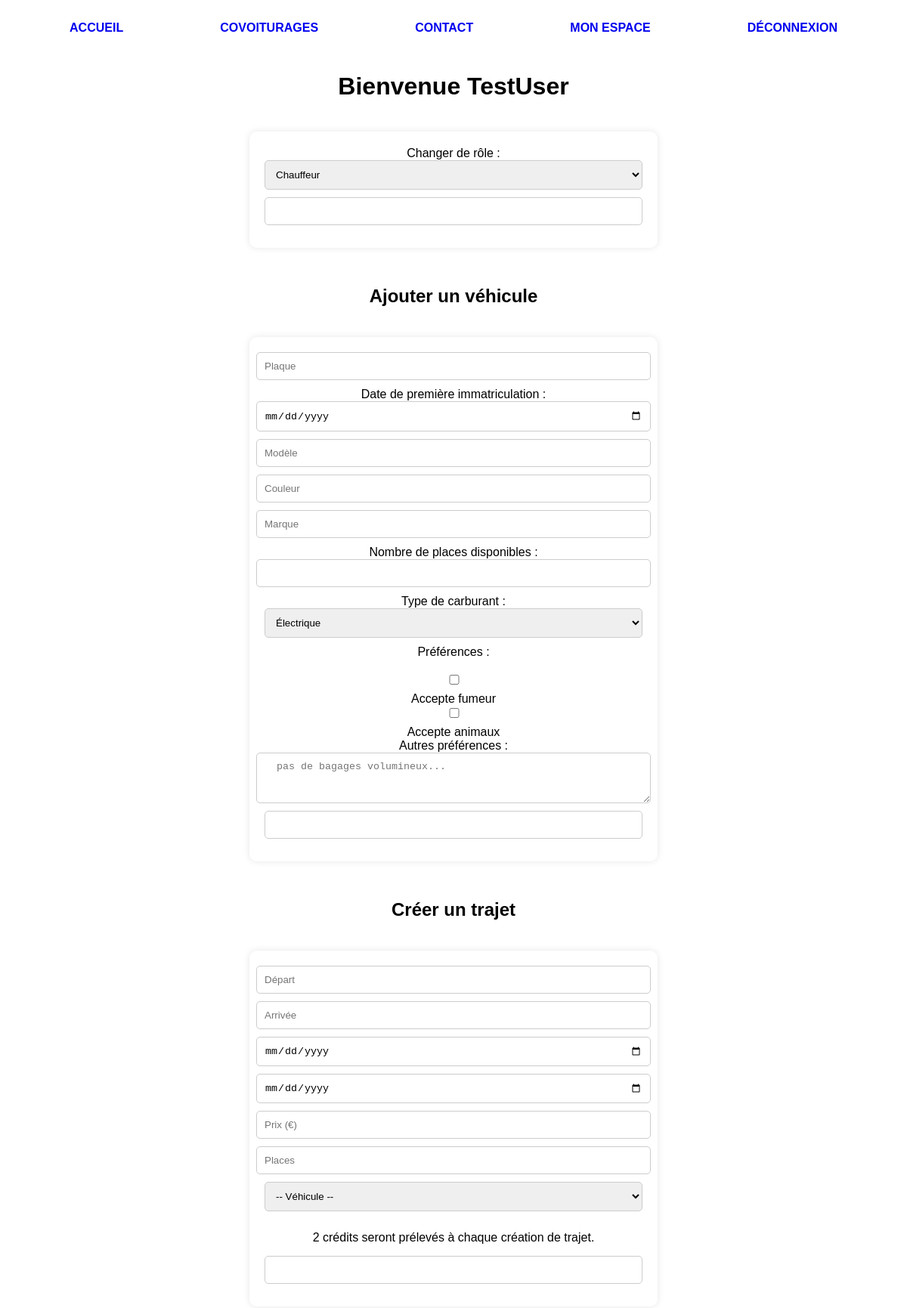
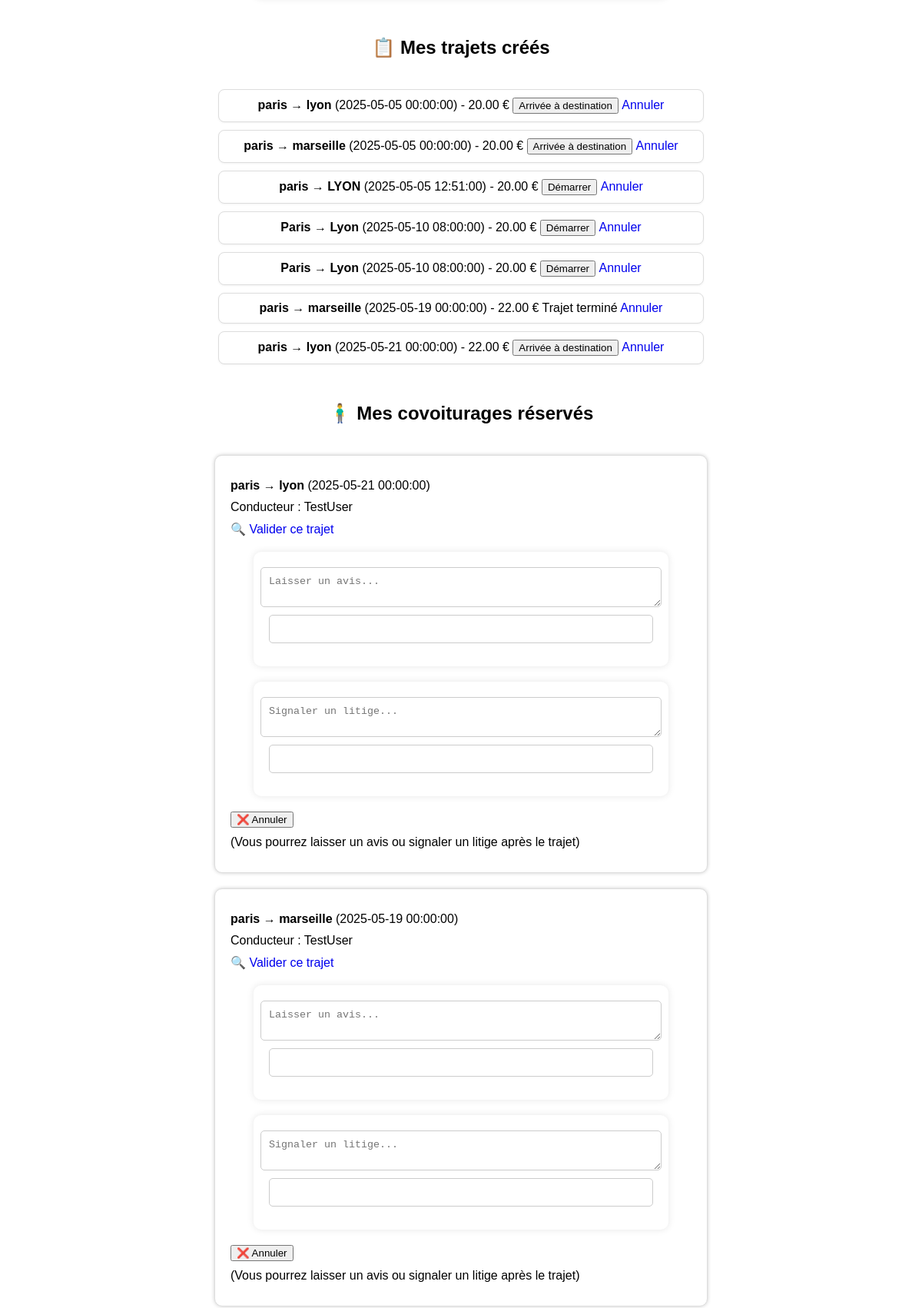
/pages/user-space.php (signed in, upper part), run on the app's committed database (2 pictures, top to bottom).
### tables this page shows
CREATE TABLE `rides` (
  `id` int NOT NULL,
  `user_id` int NOT NULL,
  `vehicle_id` int NOT NULL,
  `depart` varchar(100) NOT NULL,
  `arrivee` varchar(100) NOT NULL,
  `date_depart` datetime NOT NULL,
  `date_arrivee` datetime NOT NULL,
  `prix` decimal(5,2) NOT NULL,
  `places` int NOT NULL,
  `ecologique` tinyint(1) DEFAULT '0',
  `statut` enum('en attente','en cours','terminé') DEFAULT 'en attente',
  `duree` int DEFAULT '0'
);

CREATE TABLE `users` (
  `id` int NOT NULL,
  `pseudo` varchar(50) NOT NULL,
  `email` varchar(100) NOT NULL,
  `password` varchar(255) NOT NULL,
  `credits` int DEFAULT '20',
  `role` varchar(20) DEFAULT 'utilisateur',
  `created_at` timestamp NULL DEFAULT CURRENT_TIMESTAMP,
  `actif` tinyint(1) DEFAULT '1'
);

### pages/user-space.php (the view, shortened to what this page needs)
<?php
require_once('../models/db.php');
$stmt = $pdo->prepare("SELECT rides.*, vehicles.marque, vehicles.modele
    FROM rides INNER JOIN vehicles ON rides.vehicle_id = vehicles.id
    WHERE rides.user_id = :user_id ORDER BY rides.date_depart");
$stmt->execute([':user_id' => $_SESSION['user_id']]);
$rides = $stmt->fetchAll();
$stmt = $pdo->prepare("SELECT rides.*, vehicles.marque, vehicles.modele, users.id AS chauffeur_id, users.pseudo AS conducteur
    FROM participants
    INNER JOIN rides ON participants.ride_id = rides.id
    INNER JOIN vehicles ON rides.vehicle_id = vehicles.id
    INNER JOIN users ON rides.user_id = users.id
    WHERE participants.user_id = :user_id
    ORDER BY rides.date_arrivee DESC");
$stmt->execute([':user_id' => $_SESSION['user_id']]);
$reserved_rides = $stmt->fetchAll();
?>
<!DOCTYPE html>
<html lang="fr">
<head>
    <link rel="stylesheet" href="/Assets/css/user-space.css">
</head>
<body>
<?php include('../includes/nav.php'); ?>
<main>
    <h1>Bienvenue <?= htmlspecialchars($_SESSION['pseudo']) ?></h1>
    <form method="post" class="form-user-space">
        <label>Changer de rôle :</label>
        <select name="role" required>
            <option value="chauffeur" <?= $_SESSION['role']=='chauffeur'?'selected':'' ?>>Chauffeur</option>
        </select>
        <button type="submit">Mettre à jour</button>
    </form>
    <?php if ($_SESSION['role'] !== 'passager'): ?>
       <h2> Ajouter un véhicule</h2>
<form method="post" class="form-user-space">
    <input name="plaque" placeholder="Plaque" required>
    <label>Date de première immatriculation :</label>
    <input type="date" name="immat_date" required>
    <input name="modele" placeholder="Modèle" required>
    <input name="couleur" placeholder="Couleur" required>
    <input name="marque" placeholder="Marque" required>
    <label>Nombre de places disponibles :</label>
    <input type="number" name="places" min="1" required>
    <label>Type de carburant :</label>
    <select name="energie" required>
        <option value="électrique">Électrique</option>
    </select>
    <label>Préférences :</label><br>
    <input type="checkbox" name="fumeur" value="1"> Accepte fumeur<br>
    <input type="checkbox" name="animal" value="1"> Accepte animaux<br>
    <label>Autres préférences :</label>
    <textarea name="preferences" placeholder="  pas de bagages volumineux..." rows="3"></textarea>
    <button type="submit" name="submit_vehicle">Ajouter</button>
</form>
        <h2>Créer un trajet</h2>
        <form method="post" class="form-user-space">
            <input name="depart" placeholder="Départ" required>
            <input name="arrivee" placeholder="Arrivée" required>
            <input type="date" name="date_depart" required>
            <input type="date" name="date_arrivee" required>
            <input type="number" name="prix" placeholder="Prix (€)" required>
            <input type="number" name="places" placeholder="Places" required>
            <select name="vehicle_id" required>
                <option value="">-- Véhicule --</option>
            </select>
            <p s>  2 crédits seront prélevés à chaque création de trajet.</p>
            <button type="submit" name="submit_ride">Valider</button>
        </form>
    <?php endif; ?>
   <?php if (!empty($rides)): ?>
<h2>📋 Mes trajets créés</h2>
<ul>
  <?php foreach ($rides as $r): ?>
    <li class="trajet-box">
        <strong><?= $r['depart'] ?> → <?= $r['arrivee'] ?></strong> (<?= $r['date_depart'] ?>) - <?= $r['prix'] ?> €
        <?php if ($r['statut'] === 'en attente'): ?>
            <form method="post" action="start_ride.php" style="display:inline;">
                <button type="submit" class="admin-button green"> Démarrer</button>
            </form>
        <?php elseif ($r['statut'] === 'en cours'): ?>
            <form method="post" action="end_ride.php" style="display:inline;">
                <button type="submit" class="admin-button red"> Arrivée à destination</button>
            </form>
        <?php elseif ($r['statut'] === 'terminé'): ?>
            <span >Trajet terminé</span>
        <?php endif; ?>
        <a href="cancel_ride.php?ride_id=<?= $r['id'] ?>" class="admin-button red" onclick="return confirm('Êtes-vous sûr de vouloir annuler ce trajet ?');"> Annuler</a>
    </li>
<?php endforeach; ?>
</ul>
<?php endif; ?>
   <?php if (!empty($reserved_rides)): ?>
    <h2>🧍‍♂️ Mes covoiturages réservés</h2>
    <?php foreach ($reserved_rides as $r): ?>
        <div class="ride-box">
            <p><strong><?= $r['depart'] ?> → <?= $r['arrivee'] ?></strong> (<?= $r['date_arrivee'] ?>)</p>
            <p>Conducteur : <?= htmlspecialchars($r['conducteur']) ?></p>
           <?php if (strtotime($r['date_arrivee']) < time()): ?>
    <a href="validate_ride.php?ride_id=<?= $r['id'] ?>" class="admin-button green">🔍 Valider ce trajet</a>
    <form action="submit-avis.php" method="post" class="form-user-space">
        <textarea name="contenu" placeholder="Laisser un avis..." required></textarea>
        <button type="submit">Envoyer avis</button>
    </form>
    <form action="submit-litige.php" method="post" class="form-user-space">
        <textarea name="commentaire" placeholder="Signaler un litige..." required></textarea>
        <button type="submit">Signaler litige</button>
    </form>
                <form action="cancel_participation.php" method="post" onsubmit="return confirm('Annuler votre participation ?');">
                    <button type="submit" class="admin-button red">❌ Annuler</button>
                </form>
                <p>(Vous pourrez laisser un avis ou signaler un litige après le trajet)</p>
            <?php endif; ?>
        </div>
    <?php endforeach; ?>
<?php endif; ?>
</main>
</body>
</html>

### Assets/css/user-space.css (style rules this page uses)
body { background-color: var(--jaune-clair); color: var(--bleu-sombre); font-family: Arial, sans-serif; padding: 20px; text-align: center; }
h1, h2 { color: var( --blanc); margin-top: 30px; background-color: var(--vert-olive); padding: 20px; }
p { font-size: 1rem; margin-bottom: 15px; }
ul { list-style: none; text-align: center; padding: 0; margin: 0; }
.form-user-space { background-color: white; border-radius: 10px; padding: 20px; margin: 20px auto; max-width: 500px; box-shadow: 0 0 10px rgba(0,0,0,0.1); display: flex; flex-direction: column; align-items: center; }
.form-user-space input, .form-user-space select, .form-user-space textarea, .form-user-space button { width: 100%; padding: 10px; margin-bottom: 10px; border-radius: 5px; border: 1px solid #ccc; }
.form-user-space button { background-color: var(--vert-olive); color: white; font-weight: bold; cursor: pointer; transition: background-color 0.3s ease; }
.ride-box { background-color: white; border: 1px solid #ddd; padding: 20px; border-radius: 10px; margin: 20px auto; max-width: 600px; text-align: left; box-shadow: 0 0 5px #ccc; }
.ride-box p { margin: 10px 0; font-size: 1rem; }
.trajet-box { border: 1px solid #ddd; background-color: white; border-radius: 8px; padding: 10px 15px; margin: 10px auto; max-width: 600px; box-shadow: 0 1px 3px rgba(0,0,0,0.05); }
a { text-decoration: none; }

### data on the page
rides: depart "paris", arrivee "lyon", date_depart "2025-05-05 00:00:00", prix "20.00"
rides: depart "paris", arrivee "marseille", date_depart "2025-05-05 00:00:00", prix "20.00"
rides: depart "paris", arrivee "LYON", date_depart "2025-05-05 12:51:00", prix "20.00"
rides: depart "Paris", arrivee "Lyon", date_depart "2025-05-10 08:00:00", prix "20.00"
rides: depart "Paris", arrivee "Lyon", date_depart "2025-05-10 08:00:00", prix "20.00"
rides: depart "paris", arrivee "marseille", date_depart "2025-05-19 00:00:00", prix "22.00", statut "Trajet terminé", date_arrivee "2025-05-19 00:00:00", user.pseudo "TestUser"
rides: depart "paris", arrivee "lyon", date_depart "2025-05-21 00:00:00", prix "22.00", date_arrivee "2025-05-21 00:00:00", user.pseudo "TestUser"

### other printed values
$_SESSION['pseudo'] "TestUser"
